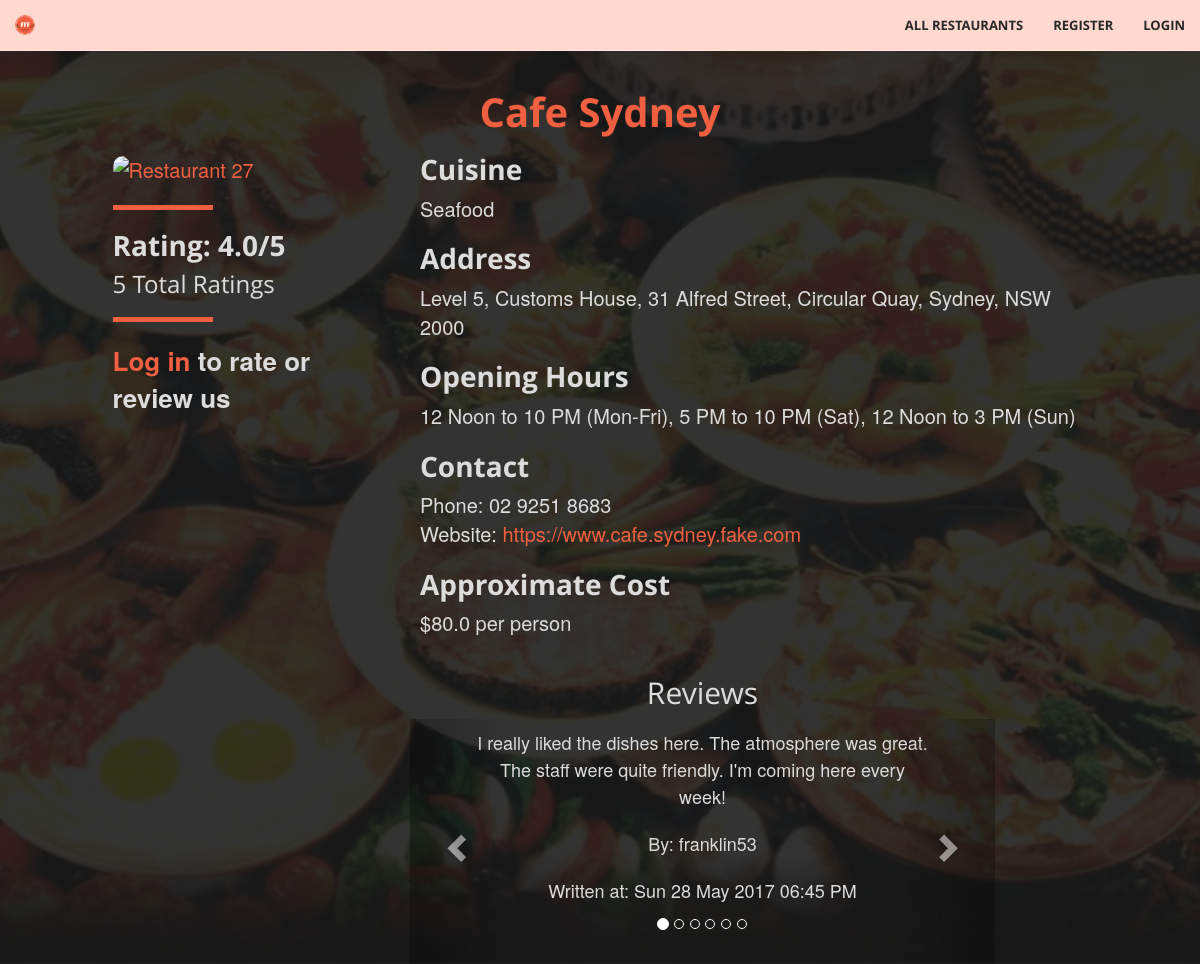
The app's page /restaurant/27 with its own data.
### tables this page shows
CREATE TABLE Restaurants (
				id			INTEGER not null unique,
				name		TEXT not null,
				suburb	TEXT not null,
				address	TEXT not null,
				postcode INTEGER not null,
				phone		TEXT,
				hours		TEXT, -- business hours; varying format
				cuisine	TEXT not null,
				owner		TEXT,
				website	TEXT not null check (website like 'http%://_%'),
				cost		FLOAT not null, -- average cost per person
				image		TEXT check (image like 'http%://_%'),
				PRIMARY KEY (id),
				FOREIGN KEY (owner) REFERENCES Users(username)
			);

CREATE TABLE Reviews (
				id				INTEGER unique not null,
				user			TEXT not null,
				restaurant	INTEGER not null,
				review		TEXT not null,
				timestamp	DATE not null,
				reported		INTEGER not null check (reported == 0 || reported == 1),
				PRIMARY KEY (user, restaurant), -- one review per user per restaurant
				FOREIGN KEY (user) REFERENCES Users(username),
				FOREIGN KEY (restaurant) REFERENCES Restaurants(id)
	);

### fff.py (the view, shortened to what this page needs)
@app.route('/restaurant/<path:rest_id>', methods=['GET', 'POST'])
def restaurant_page(rest_id):
    conn = sqlite3.connect('data.db')
    c = conn.cursor()
    r = db_interface.get_restaurant_by_id(c, id=rest_id)
    if r:
        reviews = db_interface.get_reviews(c, rest_id)
        already_reviewed = False
        already_rated = False
        user_rating = 0
        if 'username' in session:
            already_reviewed = db_interface.already_reviewed_restaurant(c, rest_id, session['username'])
            already_rated = db_interface.already_rated_restaurant(c, rest_id, session['username'])
            if already_rated:
                user_rating = db_interface.find_user_rating(c, session['username'], rest_id)
        if request.method == 'GET':
            return render_template('restaurant.html', restaurant=r, logged_in=('username' in session),
                                   reviews=reviews, already_reviewed=already_reviewed, already_rated = already_rated,
                                   user_rating=user_rating)
    else:
        flash('Restaurant not found!')
        return redirect(url_for('restaurants_page'))

### classes.py (called while the page is built)
	def get_id(self): # Does not require setter
		return self.id

	def get_name(self):
		return self.name

	def get_address(self):
		return self.address

	def get_cuisine(self):
		return self.cuisine

	def get_phone(self):
		return self.phone

	def get_hours(self):
		return self.hours

	def get_rating(self):
		return self.rating

	def get_numRating(self):
		return self.numRating

	def get_website(self):
		return self.website

	def get_cost(self):
		return self.cost

	def get_image(self):
		return self.image

	def get_user(self):
		return self.user

	def get_review(self):
		return self.review

	def get_timestamp(self):
		return self.timestamp

### db_interface.py (called while the page is built)
def get_restaurant_by_id(c, id):
    c.execute("""SELECT * FROM Restaurants WHERE ID=?""", (id,))
    res = c.fetchone()
    if res:
        r = Restaurant(
            id=res[0],
            name=res[1],
            suburb=res[2],
            address=res[3],
            postcode=res[4],
            phone=res[5],
            hours=res[6],
            cuisine=res[7],
            owner=res[8],
            website=res[9],
            cost=res[10],
            image=res[11],
            rating=find_average_rating(c, res[0]),
            numRating=find_number_rating(c, res[0])
        )
        return r

def find_average_rating(c, i):
    ratings = c.execute("SELECT rating FROM Ratings WHERE restaurant=?", (i,)).fetchall()
    ratings = [r[0] for r in ratings]
    avg = average(ratings)
    if avg == -1:
        return 0  # this needs to be a number
    return avg

def find_number_rating(c, i):
    r = c.execute("SELECT COUNT(*) FROM Ratings WHERE restaurant=?", (i,)).fetchone()
    return r[0]

def get_reviews(c, restaurant_id):
    results = []
    c.execute("SELECT * FROM Reviews WHERE restaurant=?", (restaurant_id,))
    for review in c.fetchall():
        r = Review(
            id=review[0],
            user=review[1],
            review=review[3],
            timestamp=datetime.datetime.strptime(review[4], "%Y-%m-%d %H:%M:%S.%f"),
            reported=review[5]
        )
        results.append(r)
    return results

### fff.py (called while the page is built)
@app.context_processor
def utility_processor():
    def is_admin(user):
        conn = sqlite3.connect('data.db')
        c = conn.cursor()
        is_ad = c.execute('SELECT admin FROM Users where username="%s"' % user).fetchone()[0]
        if is_ad == 0:
            return False
        else:
            return True
    return dict(is_admin=is_admin)

### templates/restaurant.html (shortened to what this page needs)
{% extends "base.html" %}
{% block body %}
<header>
  <div class="restaurants">
    <div class="row">
      <br/>
   		<div class="row">
           <div class ="restaurants-heading">
             <h1>{{ restaurant.get_name() }} </h1>
	  	     </div>
         </div>
      <div class="col-xs-3 col-xs-offset-1">
        <div class ="restaurants-listing-box">
          <div class="restaurants-listing">
            <a href="{{ url_for('restaurant_page', rest_id = restaurant.get_id()) }}">
              <img src="{{ restaurant.get_image() }}" alt="Restaurant {{ restaurant.get_id() }}" height ="300" width="440">
            </a> <br>
            <hr align= "left">
            {% if restaurant.get_rating() == 0 %}
            <h2> Unrated </h2> <br>
              {% elif restaurant.get_numRating() == 1 %}
            <h2> Rating: {{ restaurant.get_rating() }}/5 </h2>
                <h3>{{ restaurant.get_numRating() }} Rating</h3>
              {% else %}
            <h2> Rating: {{ restaurant.get_rating() }}/5 </h2>
                <h3>{{ restaurant.get_numRating() }} Total Ratings</h3>
              {% endif %}
              {% if logged_in %}
                <h2>Rate us</h2>
                <form method="POST">
                  <fieldset class="rating">
                    <input type="radio" id="star5" name="rating" value="5" />
                    <label class = "full" for="star5" title="Amazing - 5 stars"></label>
                    <input type="radio" id="star4half" name="rating" value="4.5" />
                    <label class="half" for="star4half" title="4.5 stars"></label>
                    <input type="radio" id="star4" name="rating" value="4" />
                    <label class = "full" for="star4" title="Very good - 4 stars"></label>
                    <input type="radio" id="star3half" name="rating" value="3.5" />
                    <label class="half" for="star3half" title="3.5 stars"></label>
                    <input type="radio" id="star3" name="rating" value="3" />
                    <label class = "full" for="star3" title="Average - 3 stars"></label>
                    <input type="radio" id="star2half" name="rating" value="2.5" />
                    <label class="half" for="star2half" title="2.5 stars"></label>
                    <input type="radio" id="star2" name="rating" value="2" />
                    <label class = "full" for="star2" title="Below average - 2 stars"></label>
                    <input type="radio" id="star1half" name="rating" value="1.5" />
                    <label class="half" for="star1half" title="1.5 stars"></label>
                    <input type="radio" id="star1" name="rating" value="1" />
                    <label class = "full" for="star1" title="Not great - 1 star"></label>
                    <input type="radio" id="starhalf" name="rating" value="0.5" />
                    <label class="half" for="starhalf" title="0.5 stars"></label>
                  </fieldset>
                  <input type="submit" value="Rate" class="btn btn-primary">
                </form>
                <hr align="left">
              {%else%}
              <hr align= "left">
              <b><a class="page-scroll" href="{{ url_for('login') }}" target="_blank">Log in</a> to rate or review us</b>
              {% endif %}
          </div>
        </div>
      </div>
      <div class="col-xs-7">
        <div class="restaurants-listing">
          <h2 class="listing-header">Cuisine</h2>
          {{ restaurant.get_cuisine() }} <br/>
          <h2>Address</h2>
          {{ restaurant.get_address() }} <br/>
          <h2>Opening Hours</h2>
          {{ restaurant.get_hours() }} <br/>
          <h2>Contact </h2>
          Phone: {{ restaurant.get_phone() }} <br/>
          Website: <a href="{{ restaurant.get_website() }}" target="_blank">{{ restaurant.get_website() }}</a> <br/>
          <h2>Approximate Cost</h2>
          ${{restaurant.get_cost()}} per person <br/> <br/>
        </div>
      </div>
    </div>
    <div class="row">
      <div class="col-xs-3 col-xs-offset-1">
      </div>
      <div class="col-xs-6 reviews-box">
        <h2>Reviews</h2>
        <div id="carousel-reviews" class="carousel slide" data-ride="carousel">
          <div class="row review-display">
            <div class="carousel-inner" role="listbox">
              {% if reviews|length == 0 %}
                 <p>No reviews yet!</p>
              {% else %}
              {% for i in range(reviews|length) %}
                {% if i == 0 %}
                  <div class="item active">
                {% else %}
                  <div class="item">
                {% endif %}
                  <div class="row"><p class="review-body">{{ reviews[i].get_review() }}</p></div>
                  <div class="row"><p>By: {{ reviews[i].get_user() }}</p></div>
                  <div class="row"><p>Written at: {{ reviews[i].get_timestamp().strftime('%a %d %b %Y %I:%M %p') }}</p></div>
                  <br/>
                  <br/>
                </div>
              {% endfor %}
              {% endif %}
            </div>
            <a class="left carousel-control" href="#carousel-reviews" role="button" data-slide="prev">
              <span class="glyphicon glyphicon-chevron-left" aria-hidden="true"></span>
            </a>
            <a class="right carousel-control" href="#carousel-reviews" role="button" data-slide="next">
              <span class="glyphicon glyphicon-chevron-right" aria-hidden="true"></span>
            </a>
          </div>
          <div class="row">
            <ol class="carousel-indicators">
              {% for i in range(reviews|length) %}
                {% if i == 0 %}
                  <li data-target="#carousel-reviews" data-slide-to="{{ i }}" class="active"></li>
                {% else %}
                  <li data-target="#carousel-reviews" data-slide-to="{{ i }}"></li>
                {% endif %}
              {% endfor %}
            </ol>
          </div>
        </div>
      </div>
    </div>
  </div>
</header>
{% endblock %}

### templates/base.html (shortened to what this page needs)
<!DOCTYPE html>
<html lang="en">
    <head>
        <link href="{{ url_for('static', filename='vendor/bootstrap/css/bootstrap.min.css') }}" rel="stylesheet" type="text/css">
        <link href="{{ url_for('static', filename='vendor/font-awesome/css/font-awesome.min.css') }}" rel="stylesheet" type="text/css">
        <link href="{{ url_for('static', filename='vendor/bootstrap/css/bootstrap-select.min.css') }}" rel="stylesheet" type="text/css">
        <link href="{{ url_for('static', filename='fonts/open_sans.css') }}" rel="stylesheet" type="text/css">
        <link href="{{ url_for('static', filename='css/fff.css') }}" rel="stylesheet" type="text/css">
        <link href="{{ url_for('static', filename='css/ratings.css') }}" rel="stylesheet" type="text/css">
    </head>
    <body>
      <div class="row">
        <nav id="mainNav" class="navbar navbar-default navbar-fixed-top">
          <div class="container-fluid">
            <div class="navbar-header">
              <a class="navbar-brand page-scroll" href="{{ url_for('home_page') }}"><img src = "{{ url_for('static', filename='img/FFF.png') }}"></a>
            </div>
            <div class="collapse navbar-collapse" id="bs-example-navbar-collapse-1">
              <ul class="nav navbar-nav navbar-right">
                <li>
                    <a class="page-scroll" href="{{ url_for('restaurants_page') }}">All Restaurants</a>
                </li>
                <li>
                  {% if session['logged_in'] != True %}
                    <a class="page-scroll" href="{{ url_for('register') }}">Register</a>
                  {% endif %}
                </li>
                <li>
                  {% if session['logged_in'] == True %}
                    <a class="page-scroll" href="{{ url_for('logout') }}">Logout</a>
                  {% else %}
                    <a class="page-scroll" href="{{ url_for('login') }}">Login</a>
                  {% endif %}
                </li>
              </ul>
            </div>
          </div>
        </nav>
      </div>
      {% block body %}
      {% endblock %}
    </body>
</html>

### static/css/fff.css (style rules this page uses)
html, body { height: 100%; width: 100%; }
body { font-family: 'Josefin Sans', 'Helvetica Neue', Arial, sans-serif; }
hr { border-color: #F05F40; border-width: 5px; max-width: 100px; }
a { -webkit-transition: all 0.35s; -moz-transition: all 0.35s; transition: all 0.35s; color: #F05F40; }
h1, h2, h3, h4, h5, h6 { font-family: 'Open Sans', 'Helvetica Neue', Arial, sans-serif; }
p { font-size: 18px; line-height: 1.5; margin-bottom: 20px; }
.navbar-default { background-color: white; border-color: rgba(34, 34, 34, 0.05); font-family: 'Open Sans', 'Helvetica Neue', Arial, sans-serif; -webkit-transition: all 0.35s; -moz-transition: all 0.35s; transition: all 0.35s; }
.navbar-default .navbar-header .navbar-brand { color: #F05F40; font-family: 'Open Sans', 'Helvetica Neue', Arial, sans-serif; font-weight: 700; text-transform: uppercase; }
.navbar-default .nav > li > a, .navbar-default .nav > li > a:focus { text-transform: uppercase; font-weight: 700; font-size: 13px; color: #222222; }
@media (min-width: 768px) { .navbar-default { background-color: #ffd9d0; border-color: rgba(255, 255, 255, 0.3); } }
@media (min-width: 768px) { .navbar-default .navbar-header .navbar-brand { color: rgb(40,40,40); } }
@media (min-width: 768px) { .navbar-default .nav > li > a, .navbar-default .nav > li > a:focus { color: rgb(40,40,40); } }
header { position: relative; min-height: auto; -webkit-background-size: cover; -moz-background-size: cover; background-size: cover; background-attachment: fixed; -o-background-size: cover; background-position: center; background-image: url('../img/FFFBackground.jpg'); text-align: center; color: rgb(220,220,220); }
@media (min-width: 768px) { header { min-height: 100%; } }
body { webkit-tap-highlight-color: #222222; }
.restaurants { position: relative; overflow: auto; background-color: rgba(0, 0, 0, 0.8); margin-top: 50px; }
.restaurants .restaurants-listing { text-align: left; font-size:20px; padding: 10px; }
.restaurants .restaurants-heading h1 { font-size: 40px; color: #F05F40; font-weight: bold; }
.restaurants .restaurants-listing h2.listing-header { margin-top: 0; }
.restaurants .restaurants-listing h2 { font-weight: bold; font-size:28px; }
.restaurants .restaurants-listing h3 { margin-top: 0; }
.restaurants .restaurants-listing b { font-weight: none; font-size: 26px; }
img { max-height: 100%; max-width: 100%; border-radius: 10px; }
.collapse li a { color: white; }
.carousel .review-display { padding-top: 10px; }
.reviews-box h2 { margin-top: 0; }
.reviews-box p { margin-left: 15%; margin-right: 15%; }

### templates/base.html (style rules this page uses)
a { opacity:1; transition:opacity 0ms; }

### records on screen
Restaurants: get_name "Cafe Sydney", get_cuisine "Seafood", get_address "Level 5, Customs House, 31 Alfred Street, Circular Quay, Sydney, NSW 2000", get_hours "12 Noon to 10 PM (Mon-Fri), 5 PM to 10 PM (Sat), 12 Noon to 3 PM (Sun)", get_phone "02 9251 8683", get_website "https://www.cafe.sydney.fake.com", get_cost "80.0"
Reviews: review "I really liked the dishes here. The atmosphere was great. The staff were quite friendly. I'm coming here every week!", user "franklin53"

### other values on screen
{{ restaurant.get_rating() }} "4.0"
{{ restaurant.get_numRating() }} "5"
{{ reviews[i].get_timestamp().strftime('%a %d %b %Y %I:%M %p') }} "Sun 28 May 2017 06:45 PM"
